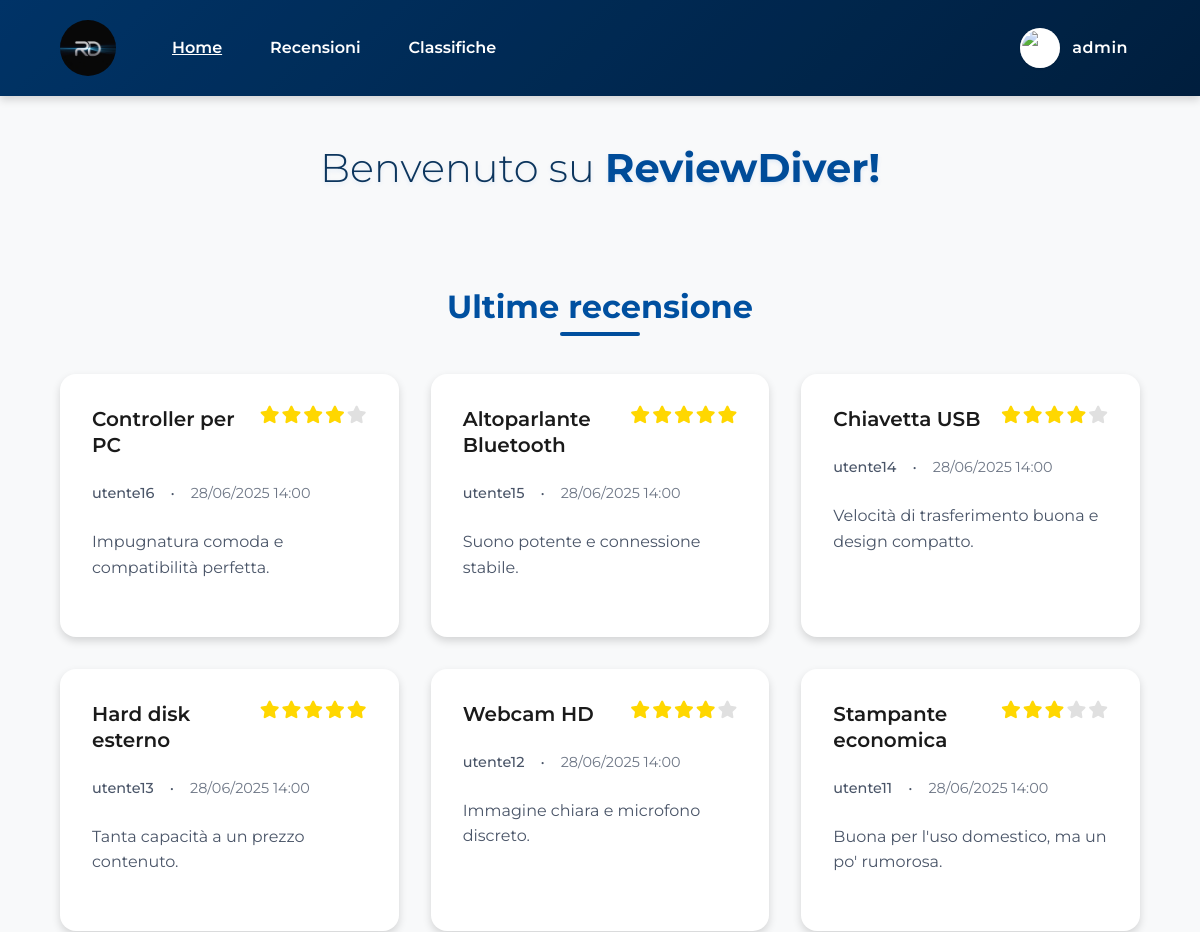
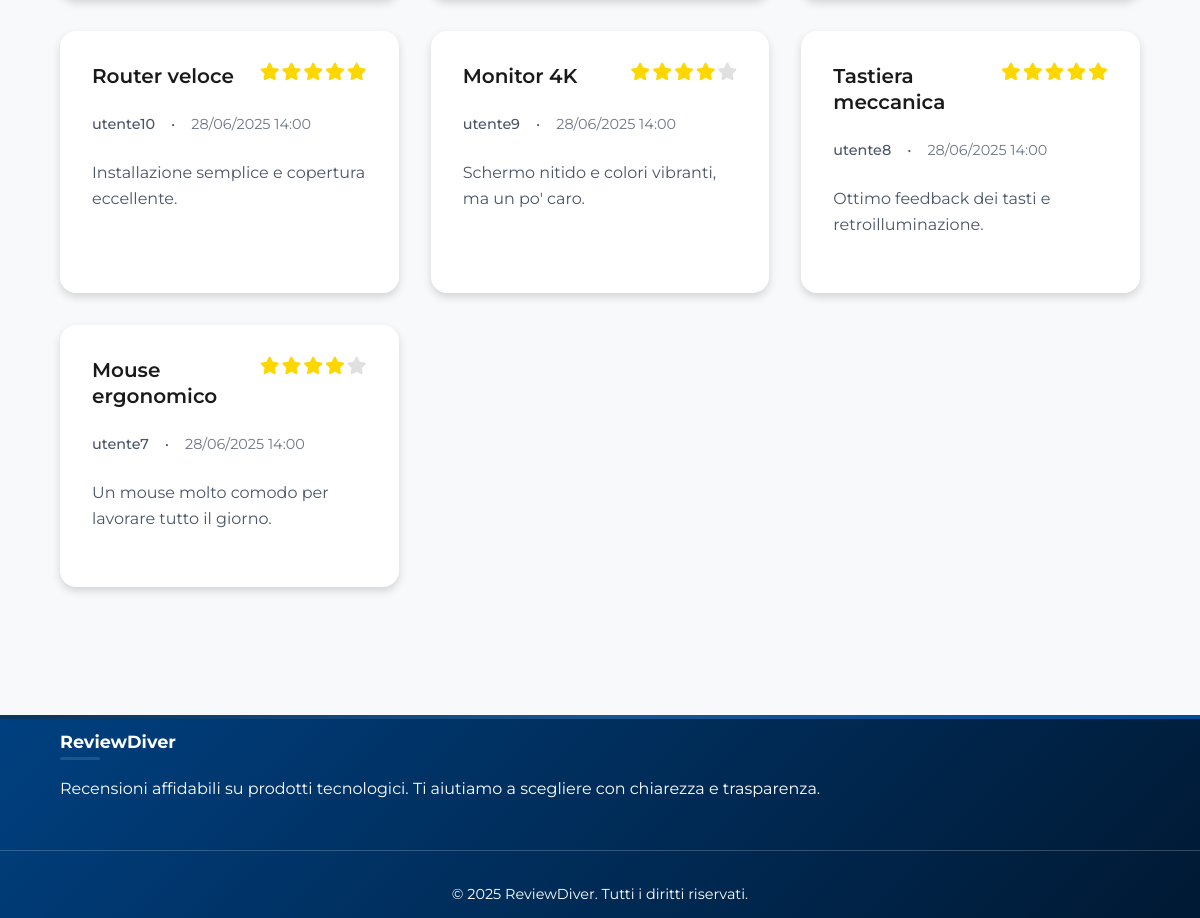
Screenshot of /index.php (signed in) with the database file from the repository (2 pictures, top to bottom).
### tables this page shows
CREATE TABLE reviews (
    id INT AUTO_INCREMENT PRIMARY KEY,
    user_id INT NOT NULL,
    title VARCHAR(255) NOT NULL,
    content TEXT NOT NULL,
    rating INT NOT NULL,
    product_name VARCHAR(60) NOT NULL,
    product_image VARCHAR(255),       
    created_at TIMESTAMP NOT NULL DEFAULT CURRENT_TIMESTAMP,
    updated_at TIMESTAMP NULL DEFAULT NULL,
    deleted_at TIMESTAMP NULL DEFAULT NULL,             
    FOREIGN KEY (user_id) REFERENCES utenti(id),
    CHECK (rating BETWEEN 1 AND 5)
);

CREATE TABLE utenti (
    id INT AUTO_INCREMENT PRIMARY KEY,
    username VARCHAR(50) NOT NULL UNIQUE,
    email VARCHAR(100) NOT NULL UNIQUE,
    password VARCHAR(255) NOT NULL,   
    nome VARCHAR(50) NOT NULL,        
    cognome VARCHAR(50) NOT NULL,     
    profile_photo VARCHAR(255),       
    birth_day INT,                    
    birth_month INT,                  
    birth_year INT,                   
    role VARCHAR(20) DEFAULT 'user',  
    remember_token VARCHAR(255),      
    created_at TIMESTAMP NOT NULL DEFAULT CURRENT_TIMESTAMP,    
    updated_at TIMESTAMP NULL DEFAULT NULL,             
    deleted_at TIMESTAMP NULL DEFAULT NULL              
);

### index.php (the view, shortened to what this page needs)
<?php
require_once 'php/database.php';
$header = file_get_contents("static/header.html");
$footer = file_get_contents("static/footer.html");
$DOM = file_get_contents("static/index.html");
$DOM = str_replace("../css/style.css", "css/style.css", $DOM);
$DOM = str_replace("../css/pages.css", "css/pages.css", $DOM);
$DOM = str_replace("", $header, $DOM);
$DOM = str_replace("", $footer, $DOM);
$contenutoLogin = "";
$headerLoginHtml = "";
if (!SessionManager::isLoggedIn()) {
  $contenutoLogin = "";
  $headerLoginHtml = "<a href='php/login.php' class='login-link' aria-label='Login - Accedi al tuo account'>
                        <div class='user-icon-bg'>
                          <svg width='24' height='24' viewBox='0 0 24 24' fill='none' stroke='currentColor' stroke-width='2' id='user-icon'>
                            <path d='M20 21v-2a4 4 0 0 0-4-4H8a4 4 0 0 0-4 4v2'></path>
                            <circle cx='12' cy='7' r='4'></circle>
                          </svg>
                        </div>
                        <div class='login-text'>Login</div>
                      </a>";
} else {
  $username = $_SESSION['username'];
  $contenutoLogin = "";
  $profilePhoto = $_SESSION['user_data']['profile_photo'] ?? $_SESSION['profile_photo'] ?? '';
  $icon = $profilePhoto ? "<img src='../{$profilePhoto}' alt='Foto profilo di {$username}' class='user-avatar'>" : "<svg width='24' height='24' viewBox='0 0 24 24' fill='none' stroke='currentColor' stroke-width='2' id='user-icon'><path d='M20 21v-2a4 4 0 0 0-4-4H8a4 4 0 0 0-4 4v2'></path><circle cx='12' cy='7' r='4'></circle></svg>";
  $headerLoginHtml = "
    <div class='login-link user-menu' role='button' tabindex='0' aria-haspopup='true' aria-expanded='false' aria-label='Menu utente'>
    <div class='user-icon-bg'>
      {$icon}
    </div>
    <div class='login-text'>{$username}</div>
    <div class='user-menu-panel' aria-hidden='true'>
      <a href='php/dashboard.php'><span lang='en'>Dashboard</span></a>";
    if (isset($_SESSION['role']) && $_SESSION['role'] === 'admin') {
        $headerLoginHtml .= "
          <a href='php/gestione_recensioni.php'>Gestione recensioni</a>";
    }
    $headerLoginHtml .= "
          <a href='php/logout.php'><span lang='en'>Logout</span></a>
        </div>
    </div>";
  }
$DOM = str_replace("", $contenutoLogin, $DOM);
$DOM = str_replace("", $headerLoginHtml, $DOM);
$reviewManager = new ReviewManager();
$result = $reviewManager->getAllReviews(1, 10);
$reviewsHtml = '';
if ($result !== false) {
    foreach ($result['reviews'] as $review) {
        $stars = Utils::generateStars($review['rating']);
        $excerpt = strlen($review['content']) > 150 ? substr($review['content'], 0, 150) . '...' : $review['content'];
        $date = Utils::formatDate($review['created_at']);
        $altProduct = htmlspecialchars($review['product_name']);
        $img = $review['product_image'] ? "<img src='../{$review['product_image']}' alt='{$altProduct}' class='review-image'>" : '';
        $title = htmlspecialchars($review['title']);
        $user = htmlspecialchars($review['username']);
        $reviewsHtml .= "<a href='php/recensione.php?id={$review['id']}' class='review-card'>" .
                         $img .
                         "<div class='review-content'>" .
                         "<div class='review-header'><h3 class='review-title'>{$title}</h3>" .
                         "<div class='review-rating' aria-label='Valutazione {$review['rating']} su 5'>{$stars}</div></div>" .
                         "<div class='review-meta'><span class='review-author'>{$user}</span><span>•</span><span class='review-date'>{$date}</span></div>" .
                         "<p class='review-excerpt'>" . htmlspecialchars($excerpt) . "</p>" .
                         "</div></a>";
    }
}
$DOM = str_replace('', $reviewsHtml, $DOM);
echo $DOM;
?>

### php/database.php (shortened to what this page needs)
<?php
class DatabaseConfig {
    private static $host = 'mysql2.sqlpub.com';
    private static $port = '3307';
    private static $dbname = 'databaserecensione';
    private static $username = 'testnalan';
    private static $password = 'l5jKAzMduE6bgAWH';
    public static function getConnection() {
        try {
            $dsn = "mysql:host=" . self::$host;
            if (!empty(self::$port)) {
                $dsn .= ";port=" . self::$port;
            }
            $dsn .= ";dbname=" . self::$dbname . ";charset=utf8mb4";
            $options = [
                PDO::ATTR_ERRMODE => PDO::ERRMODE_EXCEPTION,
                PDO::ATTR_DEFAULT_FETCH_MODE => PDO::FETCH_ASSOC,
                PDO::ATTR_EMULATE_PREPARES => false
            ];
            $pdo = new PDO($dsn, self::$username, self::$password, $options);
            return $pdo;
        } catch (PDOException $e) {
            error_log("Errore connessione database: " . $e->getMessage());
            throw new Exception("Errore di connessione al database");
        }
    }
}
class ReviewManager {
    private $db;
    public function __construct() {
        $this->db = DatabaseConfig::getConnection();
    }
    public function getAllReviews($page = 1, $limit = 10) {
        try {
            $offset = ($page - 1) * $limit;
            $stmt = $this->db->prepare("SELECT r.id, r.title, r.content, r.rating, r.product_name, r.product_image, r.created_at, r.updated_at, u.username FROM reviews r JOIN utenti u ON r.user_id = u.id WHERE r.deleted_at IS NULL ORDER BY r.created_at DESC LIMIT ? OFFSET ?");
            $stmt->execute([$limit, $offset]);
            $reviews = $stmt->fetchAll();
            $count = $this->db->query("SELECT COUNT(*) as total FROM reviews WHERE deleted_at IS NULL")->fetch()['total'];
            return ['reviews' => $reviews, 'total' => $count, 'page' => $page, 'limit' => $limit, 'total_pages' => ceil($count / $limit)];
        } catch (PDOException $e) {
            error_log('Errore getAllReviews: ' . $e->getMessage());
            return false;
        }
    }
}
class Utils {
    public static function formatDate($date, $format = 'd/m/Y H:i') {
        return date($format, strtotime($date));
    }
    public static function generateStars($rating) {
        $stars = '';
        for ($i = 1; $i <= 5; $i++) {
            if ($i <= $rating) {
                $stars .= '<i class="fas fa-star star"></i>';
            } else {
                $stars .= '<i class="fas fa-star star empty"></i>';
            }
        }
        return $stars;
    }
}
class SessionManager {
    public static function isLoggedIn() {
        return isset($_SESSION['user_id']) && !empty($_SESSION['user_id']);
    }
}
?>

### css/pages.css (style rules this page uses)
.reviews-grid { display: grid; grid-template-columns: repeat(auto-fit, minmax(min(18.75rem, 100%), 1fr)); gap: var(--spacing-lg); margin-bottom: var(--spacing-xl); }
.review-card { background: var(--surface); border-radius: var(--radius-lg); overflow: hidden; box-shadow: var(--shadow-md); transition: var(--transition); cursor: pointer; }
.review-content { padding: var(--spacing-lg); }
.review-header { display: flex; justify-content: space-between; align-items: flex-start; margin-bottom: var(--spacing-md); }
.review-title { font-size: 1.25rem; font-weight: 600; color: var(--text-primary); margin: 0; line-height: 1.3; }
.review-rating { display: flex; gap: 0.125rem; margin-left: var(--spacing-sm); }
.star { color: #FFD700; font-size: 1.1rem; }
.star.empty { color: #E0E0E0; }
.review-meta { display: flex; align-items: center; gap: var(--spacing-sm); margin-bottom: var(--spacing-md); font-size: 0.9rem; color: var(--text-secondary); }
.review-author { font-weight: 500; }
.review-date { opacity: 0.8; }
.review-excerpt { color: var(--text-secondary); line-height: 1.6; margin-bottom: var(--spacing-md); }

### rows the page displays
reviews: title "Controller per PC", rating 4 (drawn), user.username "utente16", created_at "28/06/2025 14:00", content "Impugnatura comoda e compatibilità perfetta."
reviews: title "Altoparlante Bluetooth", rating 5 (drawn), user.username "utente15", created_at "28/06/2025 14:00", content "Suono potente e connessione stabile."
reviews: title "Chiavetta USB", rating 4 (drawn), user.username "utente14", created_at "28/06/2025 14:00", content "Velocità di trasferimento buona e design compatto."
reviews: title "Hard disk esterno", rating 5 (drawn), user.username "utente13", created_at "28/06/2025 14:00", content "Tanta capacità a un prezzo contenuto."
reviews: title "Webcam HD", rating 4 (drawn), user.username "utente12", created_at "28/06/2025 14:00", content "Immagine chiara e microfono discreto."
reviews: title "Stampante economica", rating 3 (drawn), user.username "utente11", created_at "28/06/2025 14:00", content "Buona per l'uso domestico, ma un po' rumorosa."
reviews: title "Router veloce", rating 5 (drawn), user.username "utente10", created_at "28/06/2025 14:00", content "Installazione semplice e copertura eccellente."
reviews: title "Monitor 4K", rating 4 (drawn), user.username "utente9", created_at "28/06/2025 14:00", content "Schermo nitido e colori vibranti, ma un po' caro."
reviews: title "Tastiera meccanica", rating 5 (drawn), user.username "utente8", created_at "28/06/2025 14:00", content "Ottimo feedback dei tasti e retroilluminazione."
reviews: title "Mouse ergonomico", rating 4 (drawn), user.username "utente7", created_at "28/06/2025 14:00", content "Un mouse molto comodo per lavorare tutto il giorno."

### other values shown
$username "admin"
